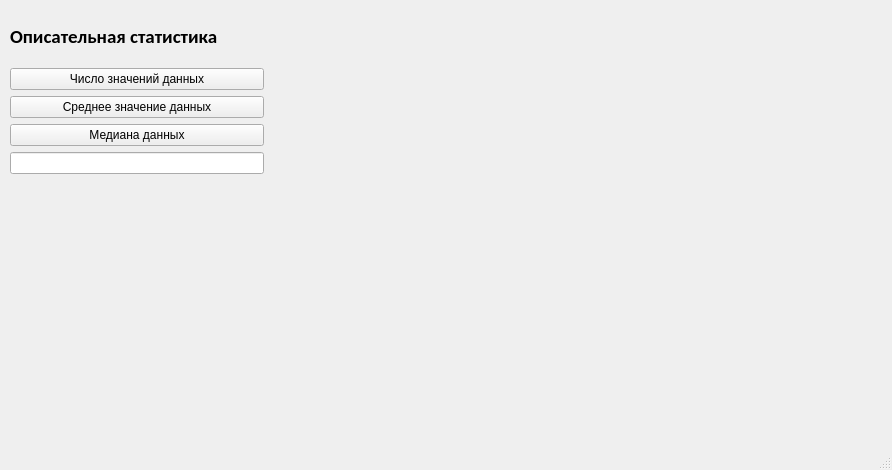
<?xml version="1.0" encoding="UTF-8"?>
<ui version="4.0">
 <class>MainWindow</class>
 <widget class="QMainWindow" name="MainWindow">
  <property name="geometry">
   <rect>
    <x>0</x>
    <y>0</y>
    <width>892</width>
    <height>470</height>
   </rect>
  </property>
  <property name="windowTitle">
   <string>MainWindow</string>
  </property>
  <widget class="QWidget" name="centralwidget">
   <widget class="QWidget" name="verticalLayoutWidget">
    <property name="geometry">
     <rect>
      <x>10</x>
      <y>10</y>
      <width>254</width>
      <height>164</height>
     </rect>
    </property>
    <layout class="QVBoxLayout" name="verticalLayout">
     <item>
      <widget class="QLabel" name="label">
       <property name="font">
        <font>
         <family>Calibri</family>
         <pointsize>14</pointsize>
         <weight>75</weight>
         <bold>true</bold>
        </font>
       </property>
       <property name="text">
        <string>Описательная статистика</string>
       </property>
      </widget>
     </item>
     <item>
      <widget class="QPushButton" name="pushButton_2">
       <property name="text">
        <string>Число значений данных</string>
       </property>
      </widget>
     </item>
     <item>
      <widget class="QPushButton" name="pushButton">
       <property name="text">
        <string>Среднее значение данных</string>
       </property>
      </widget>
     </item>
     <item>
      <widget class="QPushButton" name="pushButton_3">
       <property name="text">
        <string>Медиана данных</string>
       </property>
      </widget>
     </item>
     <item>
      <widget class="QLineEdit" name="lineEdit"/>
     </item>
    </layout>
   </widget>
  </widget>
  <widget class="QStatusBar" name="statusbar"/>
 </widget>
 <resources/>
 <connections/>
</ui>
